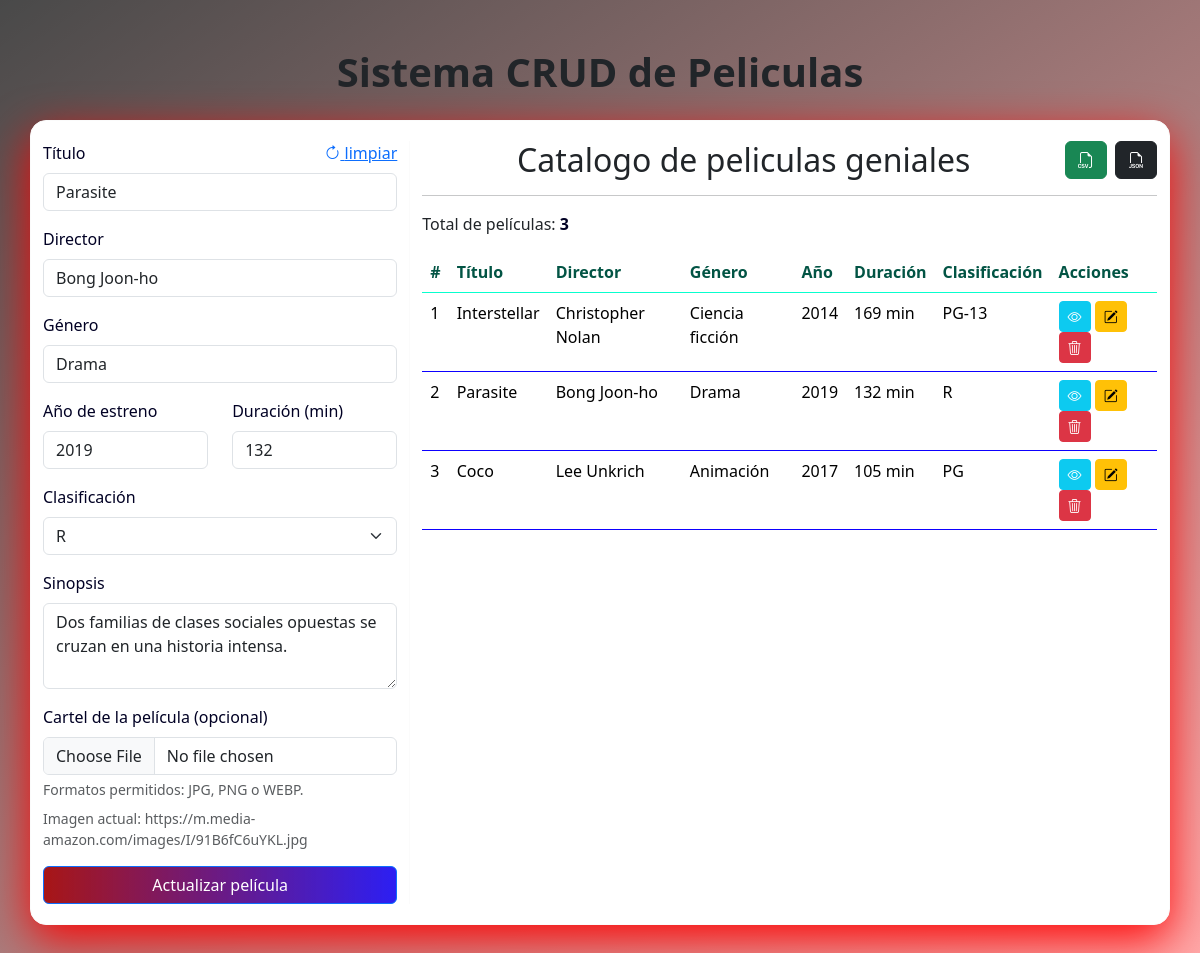
The page /?id=2 on the database its author committed.
### tables this page shows
CREATE TABLE IF NOT EXISTS `peliculas` (
  `id` int(11) NOT NULL AUTO_INCREMENT,
  `titulo` varchar(150) NOT NULL,
  `director` varchar(120) NOT NULL,
  `genero` varchar(80) NOT NULL,
  `anio_estreno` int(4) NOT NULL,
  `duracion_min` int(4) NOT NULL,
  `clasificacion` varchar(10) NOT NULL,
  `sinopsis` text NOT NULL,
  `cartel_url` varchar(255) DEFAULT NULL,
  PRIMARY KEY (`id`)
);

### app/Repository/MySqlMovieRepository.php (called while the page is built, shortened)
<?php
class MySqlMovieRepository implements MovieRepositoryInterface
{
    public function findById(int $id): ?array
    {
        $stmt = $this->connection->prepare('SELECT * FROM peliculas WHERE id = ?');
        $stmt->bind_param('i', $id);
        $stmt->execute();
        $result = $stmt->get_result()->fetch_assoc();
        return $result ?: null;
    }
    public function findAll(): array
    {
        $result = $this->connection->query('SELECT * FROM peliculas ORDER BY id ASC');
        return $result ? $result->fetch_all(MYSQLI_ASSOC) : [];
    }
}

### app/Controller/MovieController.php (called while the page is built, shortened)
<?php
class MovieController
{
    public function getOne(int $id): ?array
    {
        return $this->repository->findById($id);
    }
    public function getAll(): array
    {
        return $this->repository->findAll();
    }
}

### config/config.php (called while the page is built)
<?php
return [
    'host' => 'localhost',
    'user' => 'root',
    'password' => '',
    'database' => 'bd_peliculas',
];

### bootstrap.php (called while the page is built, shortened)
<?php
require_once __DIR__ . '/app/Core/DatabaseSingleton.php';
require_once __DIR__ . '/app/Repository/MySqlMovieRepository.php';
require_once __DIR__ . '/app/Controller/MovieController.php';
$config = require __DIR__ . '/config/config.php';
$database = DatabaseSingleton::getInstance($config);
$repository = new MySqlMovieRepository($database->getConnection());
$movieController = new MovieController($repository);

### app/Core/DatabaseSingleton.php (called while the page is built, shortened)
<?php
class DatabaseSingleton
{
    private static ?DatabaseSingleton $instance = null;
    private mysqli $connection;
    private function __construct(array $config)
    {
        $this->connection = new mysqli(
            $config['host'],
            $config['user'],
            $config['password'],
            $config['database']
        );
        $this->connection->set_charset('utf8mb4');
    }
    public static function getInstance(array $config): DatabaseSingleton
    {
        if (self::$instance === null) {
            self::$instance = new self($config);
        }
        return self::$instance;
    }
    public function getConnection(): mysqli
    {
        return $this->connection;
    }
}

### peliculas.php (the view)
<div class="table-responsive mt-3">
    <table class="table table-hover" id="table_peliculas">
        <thead>
            <tr>
                <th>#</th>
                <th>Título</th>
                <th>Director</th>
                <th>Género</th>
                <th>Año</th>
                <th>Duración</th>
                <th>Clasificación</th>
                <th>Acciones</th>
            </tr>
        </thead>
        <tbody>
            <?php foreach ($peliculas as $pelicula): ?>
                <tr id="pelicula_<?php echo $pelicula['id']; ?>">
                    <td><?php echo $pelicula['id']; ?></td>
                    <td><?php echo htmlspecialchars($pelicula['titulo']); ?></td>
                    <td><?php echo htmlspecialchars($pelicula['director']); ?></td>
                    <td><?php echo htmlspecialchars($pelicula['genero']); ?></td>
                    <td><?php echo $pelicula['anio_estreno']; ?></td>
                    <td><?php echo $pelicula['duracion_min']; ?> min</td>
                    <td><?php echo $pelicula['clasificacion']; ?></td>
                    <td>
                        <a class="btn btn-sm btn-info text-white" href="visualizar.php?id=<?php echo $pelicula['id']; ?>" title="Ver detalle">
                            <i class="bi bi-eye"></i>
                        </a>
                        <a class="btn btn-sm btn-warning" href="?id=<?php echo $pelicula['id']; ?>" title="Editar">
                            <i class="bi bi-pencil-square"></i>
                        </a>
                        <button class="btn btn-sm btn-danger" onclick="eliminarPelicula(<?php echo $pelicula['id']; ?>)" title="Eliminar">
                            <i class="bi bi-trash3"></i>
                        </button>
                    </td>
                </tr>
            <?php endforeach; ?>
        </tbody>
    </table>
</div>

### formulario.php (shortened to what this page needs)
<?php if (isset($peliculaEditar['id'])): ?>
    <a href="./" class="float-end"><i class="bi bi-arrow-clockwise"></i> limpiar</a>
<?php endif; ?>
<form action="<?php echo isset($peliculaEditar['id']) ? 'acciones/actualizarPelicula.php' : 'acciones/acciones.php'; ?>" method="POST" enctype="multipart/form-data">
    <div class="mb-3">
        <label class="form-label">Título</label>
        <input type="text" name="titulo" class="form-control" required value="<?php echo $peliculaEditar['titulo'] ?? ''; ?>" />
    </div>
    <div class="mb-3">
        <label class="form-label">Director</label>
        <input type="text" name="director" class="form-control" required value="<?php echo $peliculaEditar['director'] ?? ''; ?>" />
    </div>
    <div class="mb-3">
        <label class="form-label">Género</label>
        <input type="text" name="genero" class="form-control" required value="<?php echo $peliculaEditar['genero'] ?? ''; ?>" />
    </div>
    <div class="row">
        <div class="col-md-6 mb-3">
            <label class="form-label">Año de estreno</label>
            <input type="number" name="anio_estreno" class="form-control" min="1900" max="2100" required value="<?php echo $peliculaEditar['anio_estreno'] ?? ''; ?>" />
        </div>
        <div class="col-md-6 mb-3">
            <label class="form-label">Duración (min)</label>
            <input type="number" name="duracion_min" class="form-control" min="1" required value="<?php echo $peliculaEditar['duracion_min'] ?? ''; ?>" />
        </div>
    </div>
    <div class="mb-3">
        <label class="form-label">Clasificación</label>
        <?php $clasificacionActual = $peliculaEditar['clasificacion'] ?? ''; ?>
        <select name="clasificacion" class="form-select" required>
            <?php foreach (['G', 'PG', 'PG-13', 'R', 'NC-17'] as $clasificacion): ?>
                <option value="<?php echo $clasificacion; ?>" <?php echo $clasificacionActual === $clasificacion ? 'selected' : ''; ?>>
                    <?php echo $clasificacion; ?>
                </option>
            <?php endforeach; ?>
        </select>
    </div>
    <div class="mb-3">
        <label class="form-label">Sinopsis</label>
        <textarea name="sinopsis" class="form-control" rows="3" required><?php echo $peliculaEditar['sinopsis'] ?? ''; ?></textarea>
    </div>
    <div class="mb-3">
        <label class="form-label">Cartel de la película (opcional)</label>
        <input type="file" name="cartel_imagen" class="form-control" accept="image/png,image/jpeg,image/webp" />
        <div class="form-text">Formatos permitidos: JPG, PNG o WEBP.</div>
        <?php if (!empty($peliculaEditar['cartel_url'])): ?>
            <div class="mt-2 small text-muted">Imagen actual: <?php echo htmlspecialchars($peliculaEditar['cartel_url'], ENT_QUOTES, 'UTF-8'); ?></div>
        <?php endif; ?>
    </div>
    <div class="d-grid gap-2">
        <button type="submit" class="btn btn-primary">
            <?php echo isset($peliculaEditar['id']) ? 'Actualizar película' : 'Guardar película'; ?>
        </button>
    </div>
</form>

### assets/css/home.css (style rules this page uses)
:root { --bg-overlay: rgba(255, 3, 3, 0.341); --panel-bg: rgb(255, 255, 255); --panel-border: rgb(251, 251, 251); --text-main: #010024; --text-soft: #000000; --accent: #0044ff; --accent-2: #025444; }
body { min-height: 100vh; color: var(--text-main); background-image: linear-gradient(145deg, rgba(0, 0, 0, 0.712), var(--bg-overlay)), url('https://images.wallpaperscraft.ru/image/single/linii_blesk_krasnyj_129722_1600x900.jpg'); background-size: cover; background-position: center; background-attachment: fixed; font-family: "Trebuchet MS", "Segoe UI", sans-serif; }
.form-label, .form-text, .table, h2, label, li, p, strong { color: var(--text-main); }
.form-control, .form-select, textarea { background-color: rgba(220, 0, 0, 0.92); }
.btn-primary { background: linear-gradient(90deg, #a81616, #3704efbf); border: 0; }
.table thead th { color: var(--accent-2); border-bottom-color: rgb(8, 255, 206); }
.table tbody td { color: var(--text-soft); border-bottom-color: rgb(13, 0, 255); }

### rows shown on the page
peliculas: titulo "Parasite", director "Bong Joon-ho", genero "Drama", anio_estreno "2019", duracion_min "132", clasificacion "R", sinopsis "Dos familias de clases sociales opuestas se cruzan en una historia intensa.", cartel_url "https://m.media-amazon.com/images/I/91B6fC6uYKL.jpg", id "2"
peliculas: id "1", titulo "Interstellar", director "Christopher Nolan", genero "Ciencia ficción", anio_estreno "2014", duracion_min "169", clasificacion "PG-13"
peliculas: id "3", titulo "Coco", director "Lee Unkrich", genero "Animación", anio_estreno "2017", duracion_min "105", clasificacion "PG"

### other values the page prints
$totalPeliculas "3"
